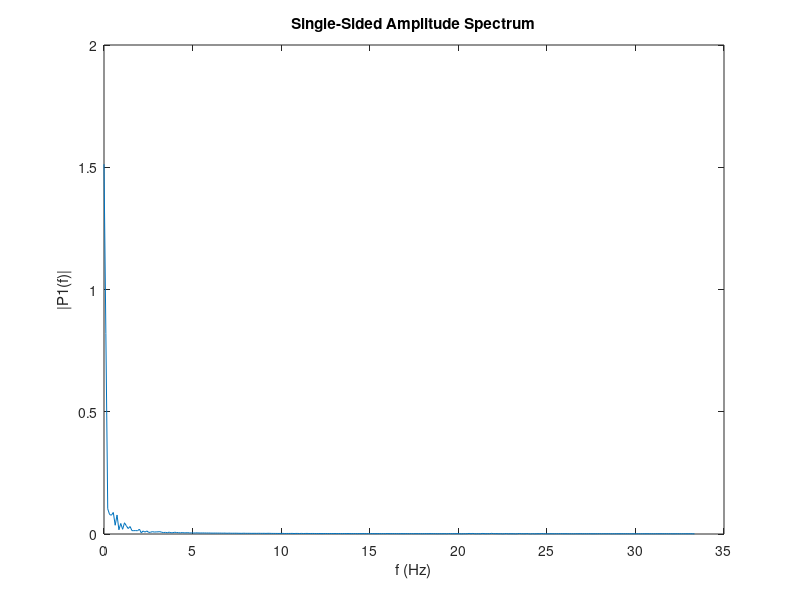

MATLAB code to generate this figure: (Note: this script raises an error after producing the figure.)
clear; clc
%%
data = load('Intermittent_IMU.txt');
L = size(data,1);
Ts = 0.015;
Fs = 1/Ts;
data_index = 7:9;
for i = 1:L
    mag_amp(i) = norm(data(i,data_index));
end
plot((1:L)*Ts, mag_amp)
plot(mag_amp)
xlabel('Time (S)')
ylabel('Mag (G)')
X = data(:,data_index);

%% actual disturbance
% data2 = load('disturb_IMU.txt');
% M_d = data2(1:L,7:9);
% M_d = M_d - mean(M_d(1:20,:), 1);
% 
% for i = 1:L
%     mag_amp_d(i) = norm(M_d(i,:));
% end
% plot(mag_amp_d)

%% simulated disturbance with high frequency
M_d = zeros(1,size(mag_amp,2));
disturb_periods = [200:400, 600:800, 1000:1200];
f_d = 10;
M_d(disturb_periods) = sin(2*pi*f_d*disturb_periods*Ts);

for i = 1:L
    M_d(i) = (2*rand-1)*M_d(i);
    mag_amp_d(i) = norm(M_d(:,i));
end

plot(mag_amp_d)

%%
% X = (mag_amp(1:size(mag_amp_d,2)) + mag_amp_d)';
% X = mag_amp_d';
trim_range = 181:814;
X = mag_amp(trim_range);
L = size(trim_range,2);
plot(X)
xlabel('Time (S)')
ylabel('Mag (G)')

%%  FFT
Y = fft(X');
P2 = abs(Y/L);
P1 = P2(1:floor(L/2)+1,:);
P1(2:end-1,:) = 2*P1(2:end-1,:);
f = Fs*(0:(L/2))/L;
plot(f,P1)
% legend('x','y','z')
title('Single-Sided Amplitude Spectrum')
% ylim([0 0.2])
xlabel('f (Hz)')
ylabel('|P1(f)|')

%%  lowpass
f_cut = 0.1;
Y_LP = lowpass(X,f_cut,Fs,Steepness=0.99);
figure
lowpass(X,f_cut,Fs)

figure
plot(Y_LP)
hold on
plot(mag_amp)
%%  bandpass
% band_cut = [5 20];
% Y_LP = bandpass(X,band_cut,Fs);
% bandpass(X,band_cut,Fs)

